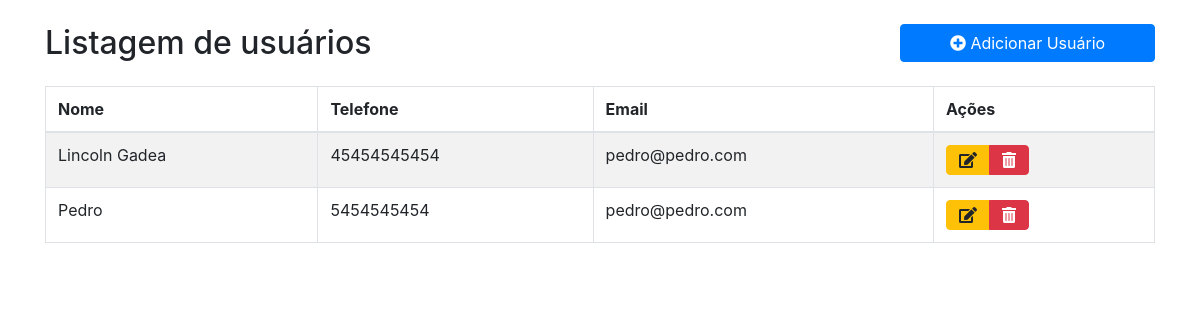
The app's page /, older data.
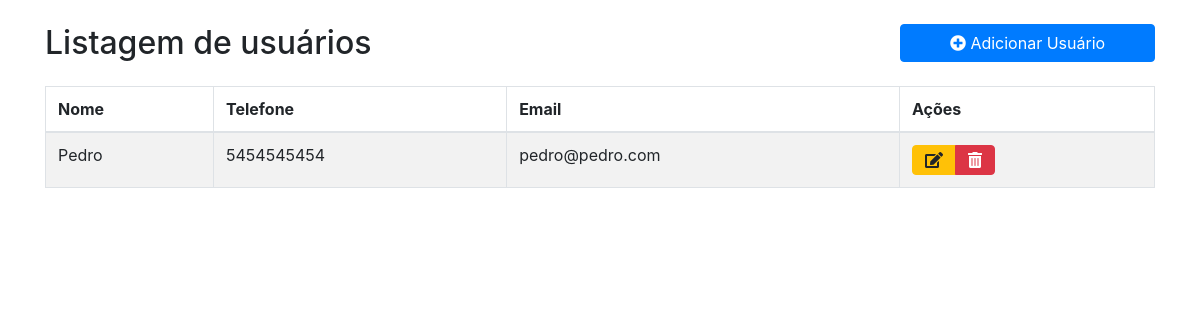
The same page, newer data.
### app_crud/models.py (models this page shows, shortened)
class User(models.Model):
    nome = models.CharField('nome', max_length=30)
    telefone = models.CharField('telefone', max_length=11)
    email = models.CharField('email', max_length=30)

### app_crud/views.py (the view)
# urls.py: path('', index, name='index'),
def index(request):
    users = User.objects.all()
    context = {
        'users': users
    }
    return render(request, 'index.html', context)

### app_crud/templates/index.html
{% extends "base.html" %}
{% block content %}
<div class="row py-2 my-2">
    <div class="col-md-9">
        <h2> Listagem de usuários</h2>
    </div>
    <div class="col-md-3">
        <a href="{% url 'criar' %}" class="btn btn-primary btn-block"><i class="fa fa-plus-circle"></i>
        Adicionar Usuário
        </a>
    </div>
</div>
<div class="table-responsive">
    <table class="table table-striped table-bordered">
        <thead>
            <tr>
                <th>Nome</th>
                <th>Telefone</th>
                <th>Email</th>
                <th>Ações</th>
            </tr>
        </thead>
        <tBody>
            {% for user in users %}
            <tr>
                <td>{{ user.nome|capfirst }}</td>
                <td>{{ user.telefone }}</td>
                <td>{{ user.email }}</td>
                <td>
                    <div class="btn-group" role="group" aria-label="Basic Example">
                        <a href="{% url 'modificar' user.pk %}" class="btn btn-warning"><i class="fas fa-edit"></i></a>
                        <a href="{% url 'deletar' user.pk %}" class="btn btn-danger"><i class="fas fa-trash-alt"></i></a>
                    </div>
                </td>
            </tr>
            {% empty %}
            <tr>
                <td colspan=5 class="text-center">
                    Não há usuários para serem listados
                </td>
            </tr>
            {% endfor %}
        </tBody>
    </table>
</div>
{% endblock %}

### app_crud/templates/base.html (shortened to what this page needs)
{% load static %}
<html lang="pt-br">
<head>
    <link rel="stylesheet" type="text/css" href="{% static 'css/bootstrap.min.css' %}">
    <link rel="stylesheet" type="text/css" href="{% static 'css/custom.css' %}">
    <link rel="stylesheet" type="text/css" href="{% static 'css/font-awesome.min.css' %}">
</head>
<body>
    <div class="container my-3 mt-3">
        {% block content %}{% endblock %}
    </div>
</body>
</html>

Row changes from the older to the newer data that the page shows:
removed User: nome "Lincoln Gadea", telefone "45454545454", email "pedro@pedro.com"
